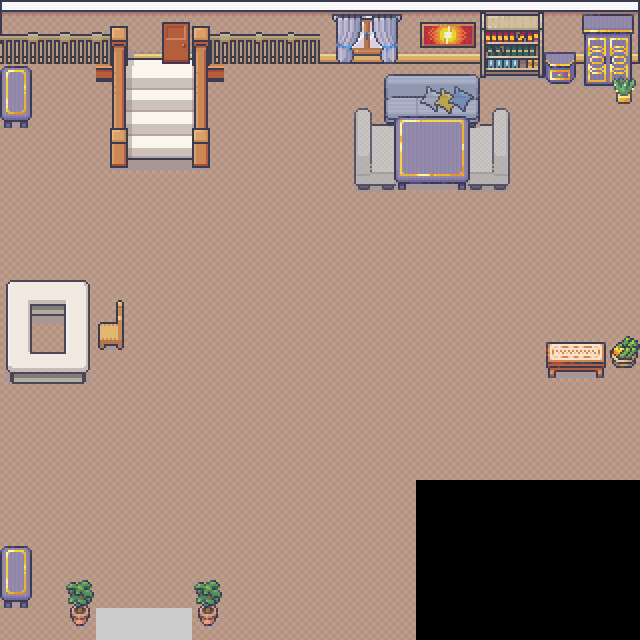

The image is a tile-based game level rendered from a .tmx file. Its description and source (layers, tilesets, objects; grid data summarised) follow:
An orthogonal 20x20 tile map with 32x32 px tiles, 4 tile layers (groundLayer, itemLayer3, itemLayer2, itemLayer1), 3 tilesets and 1 object (start).

<map version="1.9" tiledversion="1.9.2" orientation="orthogonal" renderorder="right-down" width="20" height="20" tilewidth="32" tileheight="32" infinite="0" nextlayerid="8" nextobjectid="3">
 <editorsettings>
  <export target="nana.tmj" format="json" />
 </editorsettings>
 <tileset firstgid="1" name="1_Generic_32x32" tilewidth="32" tileheight="32" tilecount="1248" columns="16">
  <image source="1_Generic_32x32.png" width="512" height="2496" />
  <tile id="0">
   <properties>
    <property name="pillars" type="bool" value="true" />
   </properties>
  </tile>
  <tile id="1">
   <properties>
    <property name="pillars" type="bool" value="true" />
   </properties>
  </tile>
  <tile id="2">
   <properties>
    <property name="pillars" type="bool" value="true" />
   </properties>
  </tile>
  <tile id="16">
   <properties>
    <property name="pillars" type="bool" value="true" />
   </properties>
  </tile>
  <tile id="17">
   <properties>
    <property name="pillars" type="bool" value="true" />
   </properties>
  </tile>
  <tile id="18">
   <properties>
    <property name="pillars" type="bool" value="true" />
   </properties>
  </tile>
  <tile id="32">
   <properties>
    <property name="pillars" type="bool" value="true" />
   </properties>
  </tile>
  <tile id="33">
   <properties>
    <property name="pillars" type="bool" value="true" />
   </properties>
  </tile>
  <tile id="34">
   <properties>
    <property name="pillars" type="bool" value="true" />
   </properties>
  </tile>
  <tile id="48">
   <properties>
    <property name="pillars" type="bool" value="true" />
   </properties>
  </tile>
  <tile id="49">
   <properties>
    <property name="pillars" type="bool" value="true" />
   </properties>
  </tile>
  <tile id="50">
   <properties>
    <property name="pillars" type="bool" value="true" />
   </properties>
  </tile>
 </tileset>
 <tileset firstgid="1249" name="2_LivingRoom_32x32" tilewidth="32" tileheight="32" tilecount="720" columns="16">
  <image source="2_LivingRoom_32x32.png" width="512" height="1440" />
 </tileset>
 <tileset firstgid="1969" name="Room_Builder_32x32" tilewidth="32" tileheight="32" tilecount="8284" columns="76">
  <image source="Room_Builder_32x32.png" width="2432" height="3488" />
 </tileset>
 <layer id="5" name="groundLayer" width="20" height="20">
  <data>[400 cells, 365 non-empty, 8 distinct tile ids]</data>
 </layer>
 <objectgroup id="7" name="objectLayer">
  <object id="1" name="start" x="142.667" y="622.667">
   <point />
  </object>
 </objectgroup>
 <layer id="1" name="itemLayer3" width="20" height="20">
  <data>[400 cells, 68 non-empty, 65 distinct tile ids]</data>
 </layer>
 <layer id="6" name="itemLayer2" width="20" height="20" opacity="0.87">
  <data>[400 cells, 29 non-empty, 24 distinct tile ids]</data>
 </layer>
 <layer id="4" name="itemLayer1" width="20" height="20">
  <data>[400 cells, 21 non-empty, 17 distinct tile ids]</data>
 </layer>
</map>
